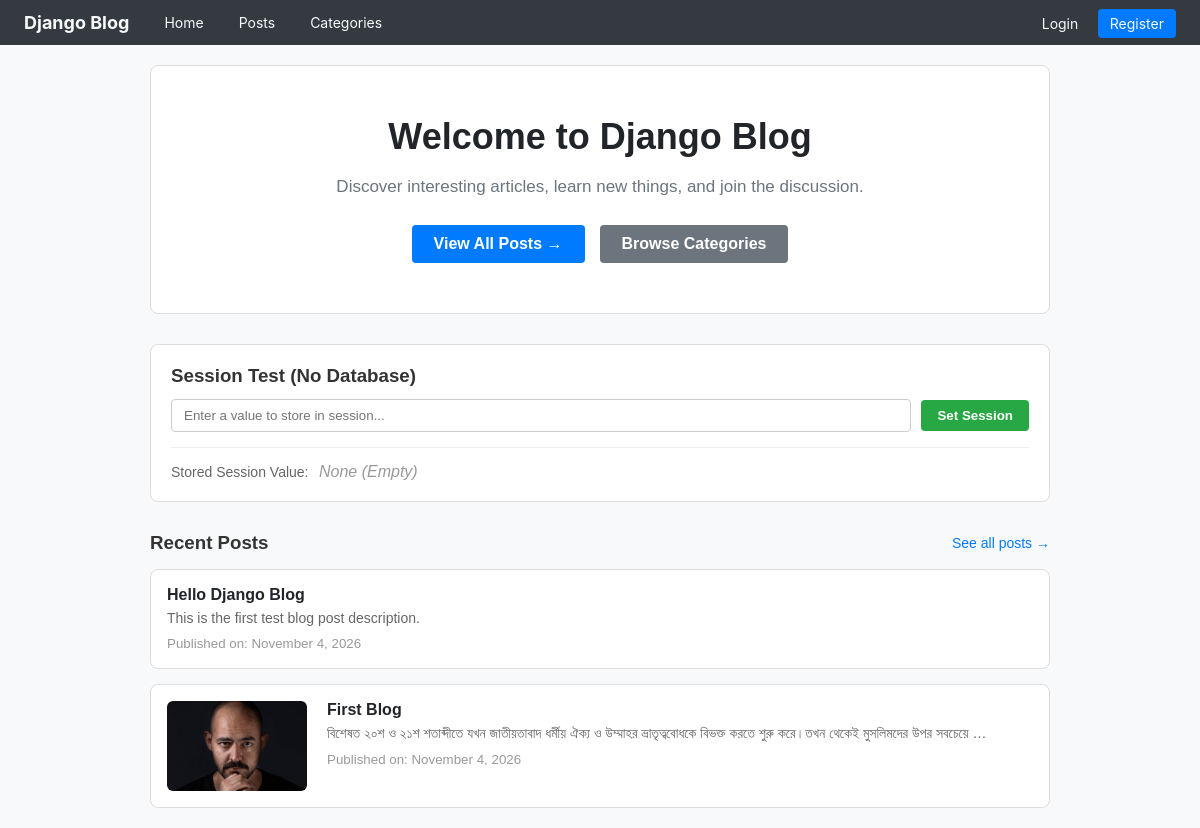
The page / on the database its author committed.
### blog/models.py (models this page shows, shortened)
class Post(models.Model):
    category = models.ForeignKey(
        Category,
        on_delete=models.SET_NULL,
        related_name='posts',
        blank=True,
        null=True
    )
    title = models.CharField(max_length=200, unique=True)
    description = models.TextField(blank=True, null=True)
    thumb = models.ImageField(upload_to='thumbnails/', blank=True, null=True)
    created_at = models.DateTimeField(auto_now_add=True)

### config/urls.py (the view, shortened to what this page needs)
# urls.py: 2. Add a URL to urlpatterns:  path('', views.home, name='home')
def home(request):
    session_value = request.session.get('test_value')
    recent_posts = Post.objects.all().order_by('-created_at')[:3]
    categories = Category.objects.all()[:6]
    return render(request, 'home.html', {
        'recent_posts': recent_posts,
        'categories': categories,
        'session_value': session_value,
    })

### templates/home.html (shortened to what this page needs)
{% extends 'base.html' %}
{% block content %}
<div style="font-family: sans-serif;">
    <div style="text-align: center; padding: 50px 20px; background: #fff; border-radius: 8px; border: 1px solid #ddd; margin-bottom: 30px;">
        <h1 style="font-size: 36px; margin: 0 0 15px 0; color: #212529;">Welcome to Django Blog</h1>
        <p style="font-size: 17px; color: #6c757d; max-width: 600px; margin: 0 auto 25px auto; line-height: 1.6;">
            Discover interesting articles, learn new things, and join the discussion.
        </p>
        <div style="display: flex; justify-content: center; gap: 15px;">
            <a href="{% url 'list' %}" style="padding: 10px 22px; background-color: #007bff; color: white; text-decoration: none; border-radius: 4px; font-weight: bold;">
                View All Posts &rarr;
            </a>
            <a href="{% url 'category_list' %}" style="padding: 10px 22px; background-color: #6c757d; color: white; text-decoration: none; border-radius: 4px; font-weight: bold;">
                Browse Categories
            </a>
        </div>
    </div>
    <div style="background: #fff; border: 1px solid #ddd; border-radius: 8px; padding: 20px; margin-bottom: 30px;">
        <h3 style="margin: 0 0 12px 0; color: #333;">Session Test (No Database)</h3>
        <form method="POST" style="display: flex; gap: 10px; align-items: center; flex-wrap: wrap;">
            <input
                type="text"
                name="session_value"
                placeholder="Enter a value to store in session..."
                required
                style="flex: 1; min-width: 220px; padding: 8px 12px; border: 1px solid #ccc; border-radius: 4px;"
            >
            <button type="submit" name="action" value="set" style="padding: 8px 16px; background-color: #28a745; color: white; border: none; border-radius: 4px; cursor: pointer; font-weight: bold;">
                Set Session
            </button>
        </form>
        <div style="margin-top: 15px; padding-top: 15px; border-top: 1px solid #eee; display: flex; justify-content: space-between; align-items: center;">
            <div>
                <span style="color: #666; font-size: 14px;">Stored Session Value:</span>
                {% if session_value %}
                    <strong style="color: #007bff; font-size: 16px; margin-left: 6px;">{{ session_value }}</strong>
                {% else %}
                    <span style="color: #999; font-style: italic; margin-left: 6px;">None (Empty)</span>
                {% endif %}
            </div>
        </div>
    </div>
    <div>
        <div style="display: flex; justify-content: space-between; align-items: center; margin-bottom: 15px;">
            <h3 style="margin: 0; color: #333;">Recent Posts</h3>
            <a href="{% url 'list' %}" style="color: #007bff; text-decoration: none; font-size: 14px;">See all posts &rarr;</a>
        </div>
        {% if recent_posts %}
            <div style="display: flex; flex-direction: column; gap: 15px;">
                {% for post in recent_posts %}
                    <div style="border: 1px solid #ddd; border-radius: 8px; padding: 16px; display: flex; gap: 20px; align-items: flex-start; background: #fff;">
                        {% if post.thumb %}
                            <img src="{{ post.thumb.url }}" alt="{{ post.title }}" style="width: 140px; height: 90px; object-fit: cover; border-radius: 6px;">
                        {% endif %}
                        <div style="flex: 1;">
                            <div style="display: flex; justify-content: space-between; align-items: center; margin-bottom: 6px;">
                                <h4 style="margin: 0;">
                                    <a href="{% url 'blog_details' post.id %}" style="color: #212529; text-decoration: none;">
                                        {{ post.title }}
                                    </a>
                                </h4>
                            </div>
                            <p style="color: #666; font-size: 14px; margin: 0 0 8px 0;">
                                {{ post.description|default:''|truncatewords:20 }}
                            </p>
                            <small style="color: #999;">Published on: {{ post.created_at|date:"F j, Y" }}</small>
                        </div>
                    </div>
                {% endfor %}
            </div>
        {% else %}
            <div style="text-align: center; padding: 30px; background: #fff; border: 1px dashed #ccc; border-radius: 8px; color: #777;">
                <p style="margin: 0;">No blog posts published yet.</p>
            </div>
        {% endif %}
    </div>
</div>
{% endblock %}

### templates/base.html (style rules this page uses)
body { margin: 0; font-family: -apple-system, BlinkMacSystemFont, "Segoe UI", Roboto, Helvetica, Arial, sans-serif; background-color: #f8f9fa; color: #333; }

### rows shown on the page
Post: title "Hello Django Blog", description "This is the first test blog post description.", created_at "November 4, 2026"
Post: thumb (picture), title "First Blog", description "বিশেষত ২০শ ও ২১শ শতাব্দীতে যখন জাতীয়তাবাদ ধর্মীয় ঐক্য ও উম্মাহর ভ্রাতৃত্ববোধকে বিভক্ত করতে শুরু করে।তখন থেকেই মুসলিমদের উপর সবচেয়ে …", created_at "November 4, 2026"
